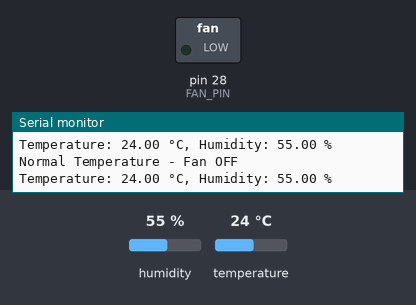
The sketch below on a simulated Arduino Mega 2560, built with avr-gcc and run on an emulated ATmega2560. Parts: switched loads named in the sketch (green lamp = pin HIGH), the last lines printed to the serial monitor. Inputs (shaded band) come from the test bench; at power-on: temperature 24 °C, humidity 55 %.

Above: at 2.8 s.
2.9 s: temperature set to 27 °C
5.6 s: temperature set to 30 °C
At 6.9 s:
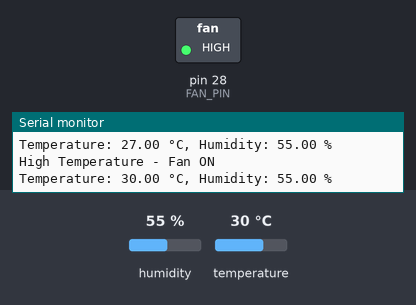
8.3 s: temperature set to 12 °C
At 11.4 s:
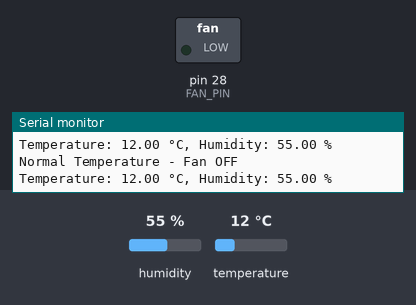
11.7 s: temperature set to 33 °C
At 13.1 s:
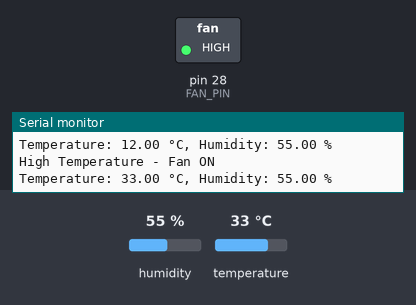
Timing chart, 0 to 14.7 s (numbered marks = the images above; inputs shaded):
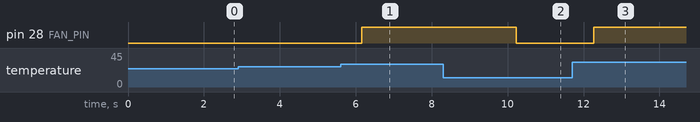

Measured:
- the behaviour switches between 28 and 29 °C on temperature (found by bisection; images 0 and 1)
- after the input at 5.6 s, pin 28 (FAN_PIN): LOW → HIGH after 0.56 s
- after the input at 8.3 s, pin 28 (FAN_PIN): HIGH → LOW after 1.9 s
- after the input at 11.7 s, pin 28 (FAN_PIN): LOW → HIGH after 0.57 s

The sketch:

Condition_System.ino
```cpp
/*
  Air Conditioning System
  Source: Graduation Project PDF (Page 67-69)
  Sensor: DHT11 Temperature & Humidity
  Actuator: Fan (Air Conditioner)
  Controller: Arduino Mega 2560
*/

#include "DHT.h"

#define DHTPIN 2
#define DHTTYPE DHT11
#define FAN_PIN 28

DHT dht(DHTPIN, DHTTYPE);

void setup() {
  pinMode(FAN_PIN, OUTPUT);
  Serial.begin(9600);
  Serial.println("DHT11 Test - Air Conditioning System");
  dht.begin();
}

void loop() {
  float humidity = dht.readHumidity();
  float temperature = dht.readTemperature();

  // Check if readings are valid
  if (isnan(humidity) || isnan(temperature)) {
    Serial.println("Failed to read from DHT sensor!");
    return;
  }

  // Control fan based on temperature
  if (temperature > 28) {  // If temperature > 28°C
    digitalWrite(FAN_PIN, HIGH);  // Fan ON
    Serial.println("High Temperature - Fan ON");
  } else {
    digitalWrite(FAN_PIN, LOW);   // Fan OFF
    Serial.println("Normal Temperature - Fan OFF");
  }

  // Display readings
  Serial.print("Temperature: ");
  Serial.print(temperature);
  Serial.print(" °C, Humidity: ");
  Serial.print(humidity);
  Serial.println(" %");

  delay(1000);
}
```
